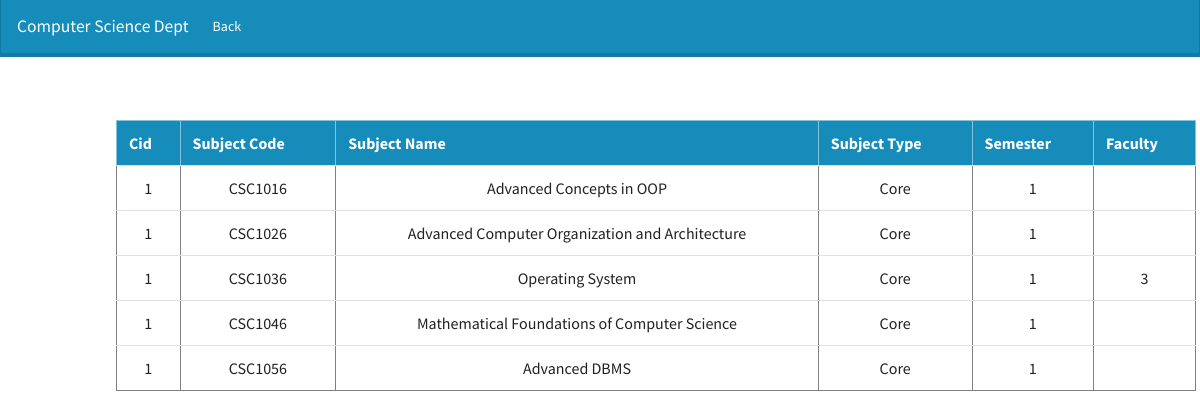
The app's page /Admin/show_courses2.php?id=1 with its own data.
### tables this page shows
CREATE TABLE `subject` (
  `code` varchar(100) NOT NULL,
  `s_name` varchar(100) NOT NULL,
  `s_type` varchar(100) NOT NULL,
  `sem` int(11) NOT NULL,
  `cid` int(11) NOT NULL,
  `fid` int(11) DEFAULT NULL
);

### Admin/show_courses2.php (the view, shortened to what this page needs)
<?php
include '../config/conn.php';
$id = $_GET['id'];
$query = "SELECT * FROM subject where cid='$id'";
$data = mysqli_query($conn, $query);
$total= mysqli_num_rows($data);
if($total !=0)
{
  ?>
  <html>
  <head>
  <link rel="stylesheet" type="text/css" href="../css/style.css">
  </head>
  <center>
  <body>
    <nav class="navbar navbar-expand-lg navbar-dark bg-primary" style="margin-top: 0px !important;">
  <a class="navbar-brand" href="#">Computer Science Dept</a>
  <div class="collapse navbar-collapse" id="navbarColor01">
    <ul class="navbar-nav mr-auto">
      <li class="nav-item active">
        <a class="nav-link" href="index.php"><span class="iconify" data-icon="ic:baseline-arrow-back-ios-new" data-inline="false"></span>Back
        </a>
      </li>
    </ul>
  </div>
</nav>
<br>
<br>
<br>
<div class="container" style="margin-left: 86px">
<div class="col-12">
 <table border=1  class="table table-hover">
 <tr class="table-primary">
 <th>Cid</th>
 <th>Subject Code</th>
 <th>Subject Name</th>
  <th>Subject Type</th>
 <th>Semester</th>
 <th>Faculty</th>
 </tr>
  <?php
  while($result = mysqli_fetch_assoc($data))
  {
    echo "<tr id=".$result['cid'].">
 <td align='center'>".$result['cid']."</td>
 <td align='center' data-target='code'>".$result['code']."</td>
 <td align='center' data-target='s_name'>".$result['s_name']."</td>
 <td align='center' data-target='ctotsem'>".$result['s_type']."</td>
 <td align='center' data-target='sem'>".$result['sem']."</td>
 <td align='center' data-target='fid'>".$result['fid']."</td>
 </tr>";
 }
}
else
{
  echo "no record found";
}
?>
</table>
 </div>
 </div>
</body>
</center>
</html>

### records on screen
subject: cid "1", code "CSC1016", s_name "Advanced Concepts in OOP", s_type "Core", sem "1"
subject: cid "1", code "CSC1026", s_name "Advanced Computer Organization and Architecture", s_type "Core", sem "1"
subject: cid "1", code "CSC1036", s_name "Operating System", s_type "Core", sem "1", fid "3"
subject: cid "1", code "CSC1046", s_name "Mathematical Foundations of Computer Science", s_type "Core", sem "1"
subject: cid "1", code "CSC1056", s_name "Advanced DBMS", s_type "Core", sem "1"
